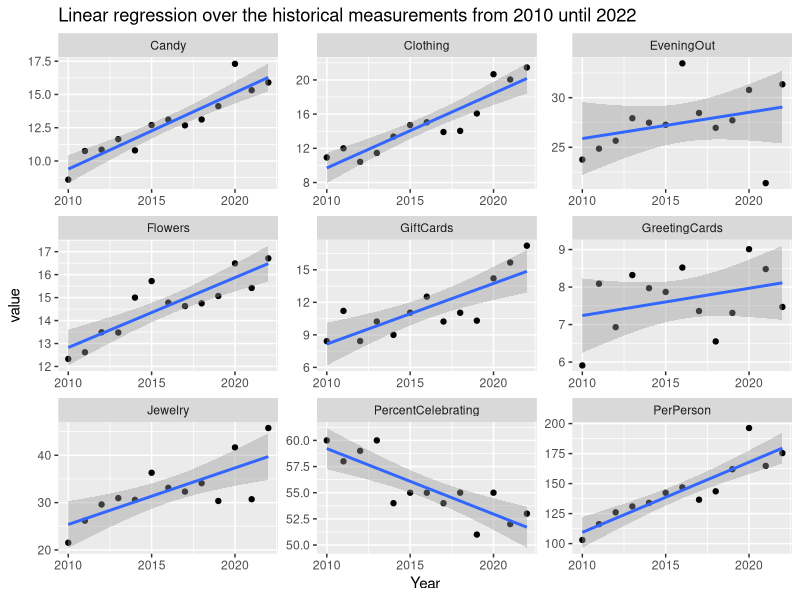
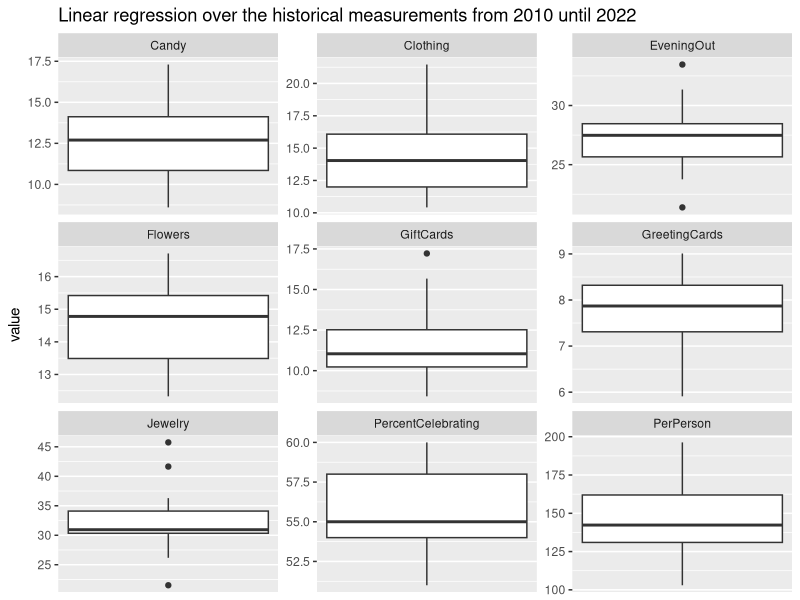

The R script that drew these images, in order:
## ---- chunk 1
knitr::opts_chunk$set(echo = TRUE)
library(ggplot2)
library(cowplot)
library(gridExtra)
library(magrittr)
library(tidyverse)
## ---- chunk 2
hd = readr::read_csv("historical_spending.csv", col_names = TRUE)
## ---- chunk 3
hd %>% summary()
## ---- chunk 4
hd %>%
  pivot_longer(PercentCelebrating:GiftCards, names_to = 'param', values_to = 'value') %>%
  ggplot() +
  aes(x = Year) +
  aes(y = value) +
  geom_point() +
  stat_smooth(method='lm') +
  scale_x_continuous(breaks = c(2010, 2015, 2020)) +
  facet_wrap(~param, scales='free') +
  labs(title = "Linear regression over the historical measurements from 2010 until 2022")
## ---- chunk 5
hd %>%
  pivot_longer(PercentCelebrating:GiftCards, names_to = 'param', values_to = 'value') %>%
  ggplot() +
  aes(y = value) +
  geom_boxplot() +
  facet_wrap(~param, scales='free') +
  scale_x_continuous(breaks = c()) +
  labs(title = "Linear regression over the historical measurements from 2010 until 2022")
## ---- chunk 6
t.test(hd$GiftCards, hd$GreetingCards)
